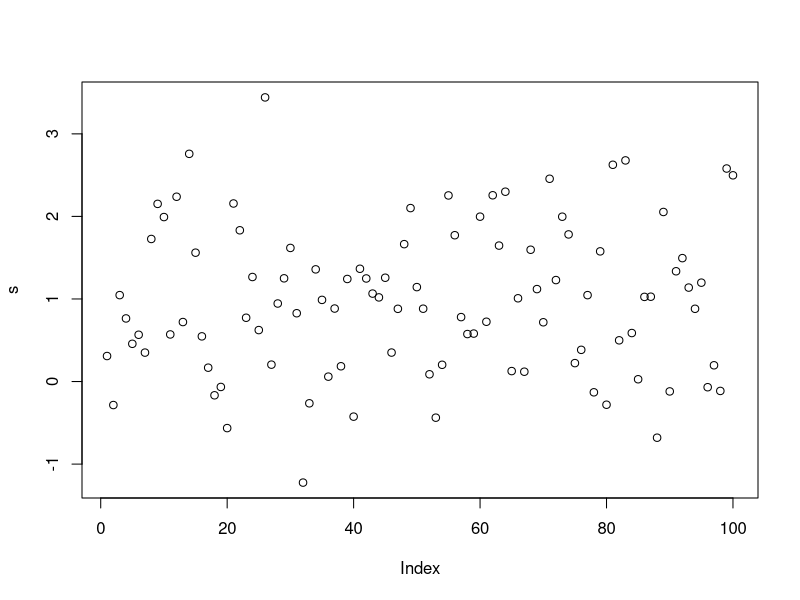
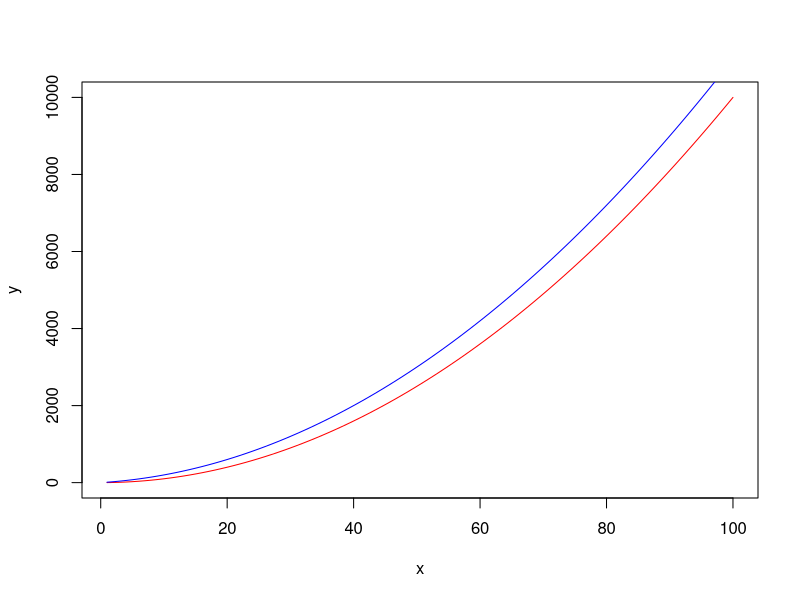
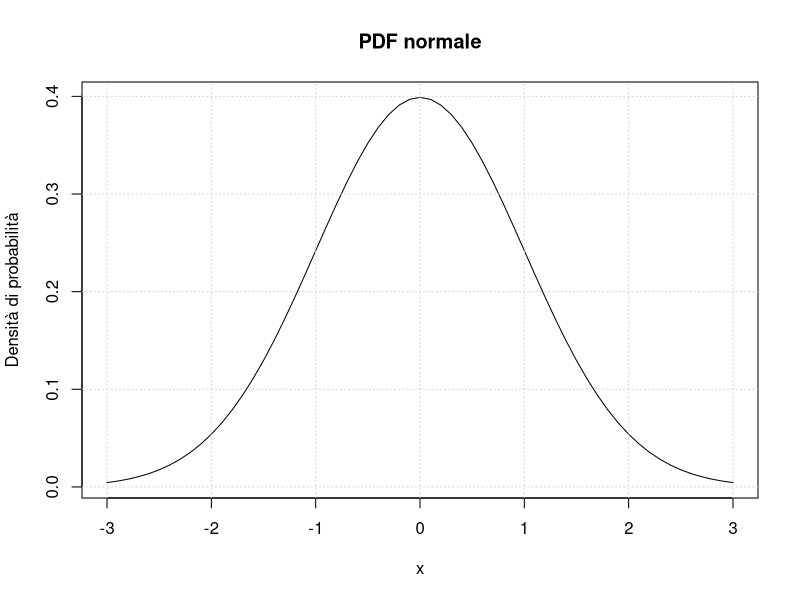
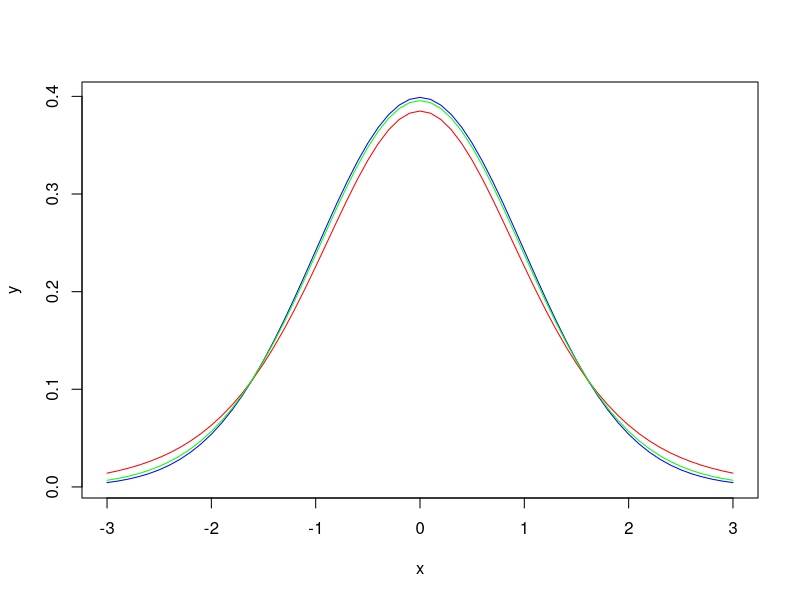
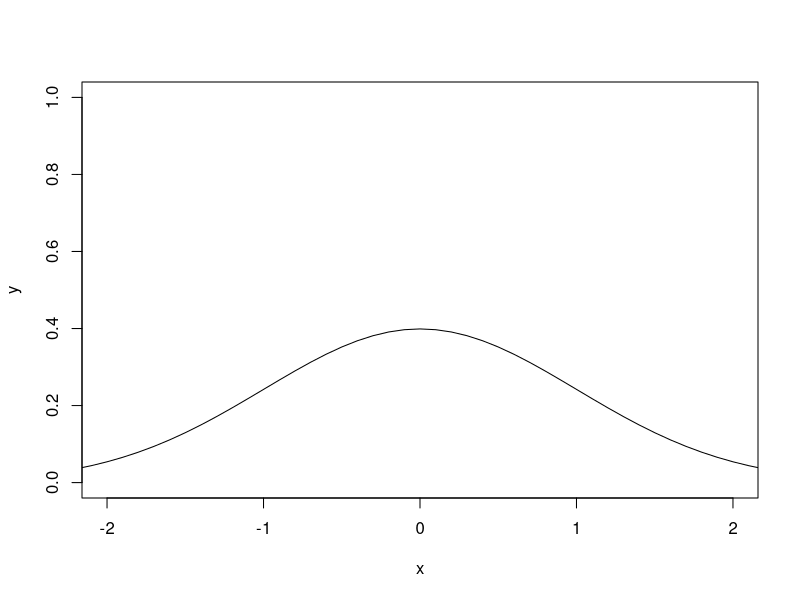
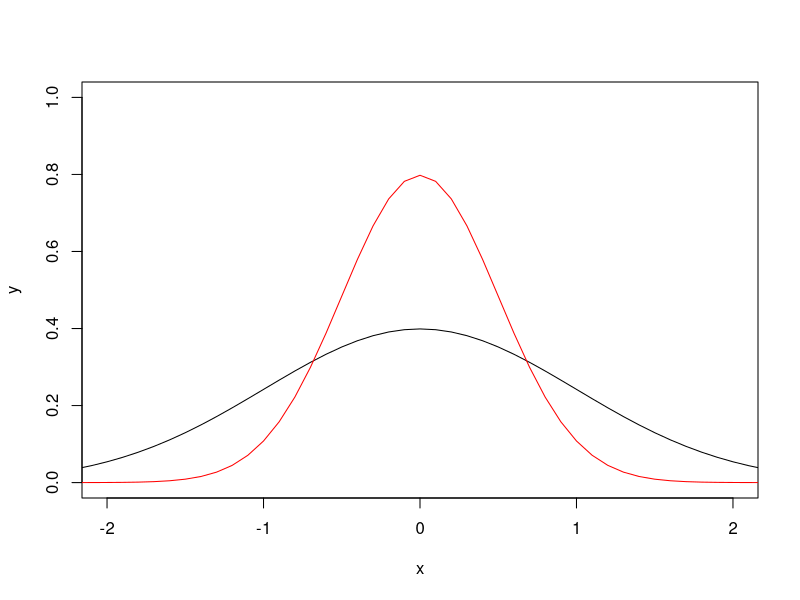
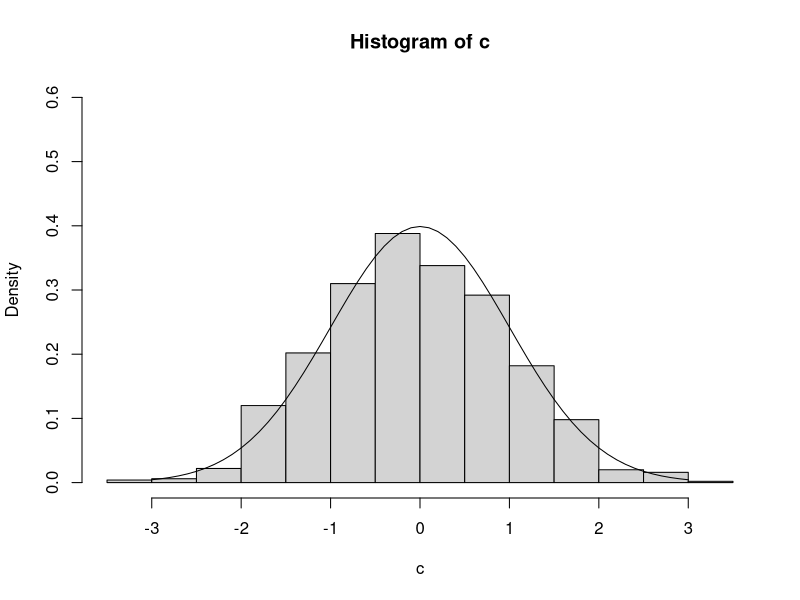

Generate these figures, in order, with R:
## ---- chunk 1
v <- c(10, 14, 12, 9, 7)
mean(v)
var(v)
sd(v)
sd(v)^2
## ---- chunk 2
set.seed(0)
runif(10, 10, 20)
## ---- chunk 3
rt(10, 7)
## ---- chunk 4
s <- rnorm(100, 1, 1)
plot(s)
## ---- chunk 5
x <- 1:100
y <- x^2
y2 <- 10*x+x^2
plot(x, y, typ="l", col="red")
lines(x, y2, col="blue")
## ---- chunk 6
x <- seq(-3, 3, 0.1)
y <- dnorm(x)
plot(x, y, typ="l", xlab="x", ylab="Densità di probabilità", main="PDF normale")
grid()
## ---- chunk 7
yt <- dt(x, 7)
plot(x,y, typ="l", col="blue")
lines(x, yt, col="red")
lines(x, dt(x, 30), col="green")
## ---- chunk 8
yn2 <- dnorm(x, 0, 0.5)
plot(x, y, typ="l", ylim=c(0, 1), xlim=c(-2, 2))
plot(x, y, typ="l", ylim=c(0, 1), xlim=c(-2, 2))
lines(x, yn2, col="red")
## ---- chunk 9
c <- rnorm(1000)
hist(c, freq=F, ylim=c(0, 0.6))
lines(x, dnorm(x))
